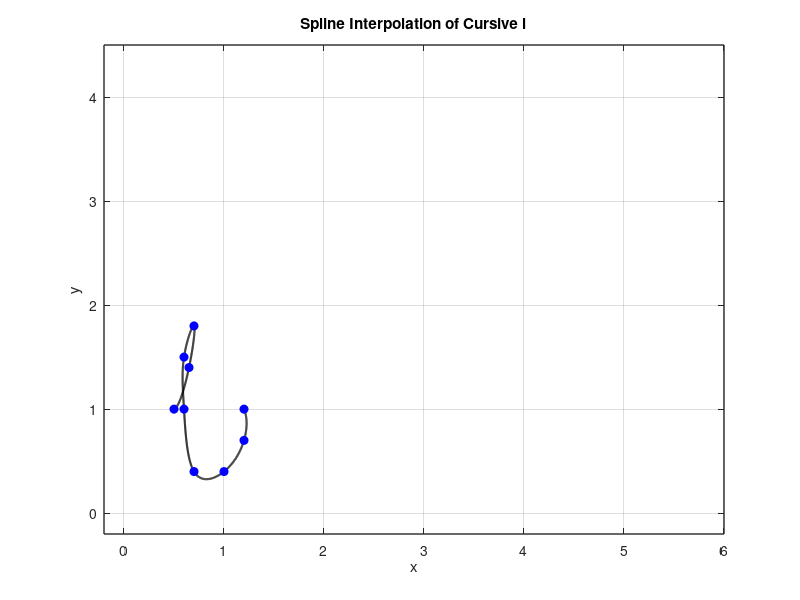

MATLAB code to generate this figure:
% Define data points for x and y coordinates
x=[0.5 0.65 0.7 0.6 0.6 0.7 1 1.2 1.2];
y=[1 1.4 1.8 1.5 1 0.4 0.4 0.7 1];

n=length(x);
t= 0:n-1; % Parametric coordinate t
tt= 0:0.01:n-1; % More dense coordinate tt for spline interpolation

% Compute spline interpolation
xx= spline(t,x,tt);
yy= spline(t,y,tt);

% Plot settings
figure(1)
plot(xx,yy,'k','Linewidth',1.5) % plot spline
hold on 
plot (x,y,'bo','MarkerFaceColor','b') % plot data points
axis([-0.2 6 -0.2 4.5])
grid on
title('Spline Interpolation of Cursive l')
xlabel('x')
ylabel('y')
set(gca,'FontSize',10,'LineWidth',1)
grid on